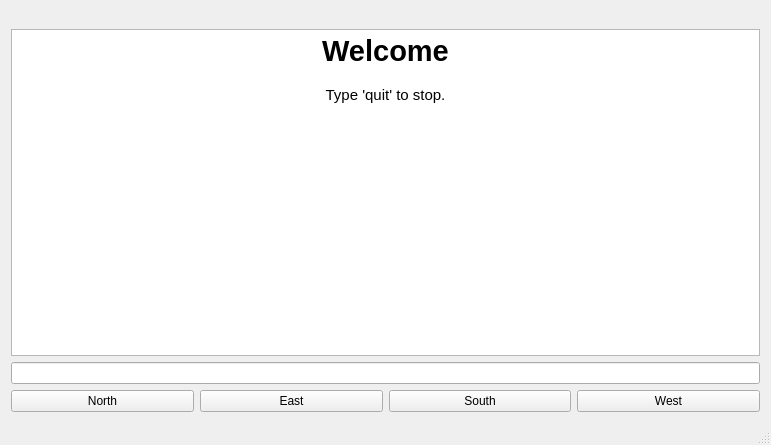
<?xml version="1.0" encoding="UTF-8"?>
<ui version="4.0">
 <class>MainWindow</class>
 <widget class="QMainWindow" name="MainWindow">
  <property name="geometry">
   <rect>
    <x>0</x>
    <y>0</y>
    <width>771</width>
    <height>445</height>
   </rect>
  </property>
  <property name="windowTitle">
   <string>Text Adventure</string>
  </property>
  <widget class="QWidget" name="centralWidget">
   <layout class="QVBoxLayout" name="verticalLayout">
    <property name="topMargin">
     <number>9</number>
    </property>
    <item>
     <widget class="QLabel" name="currentArea">
      <property name="text">
       <string/>
      </property>
     </widget>
    </item>
    <item>
     <widget class="QStackedWidget" name="stackedWidget">
      <property name="currentIndex">
       <number>0</number>
      </property>
      <widget class="QWidget" name="pageWorld">
       <layout class="QVBoxLayout" name="verticalLayout_5">
        <property name="leftMargin">
         <number>0</number>
        </property>
        <property name="topMargin">
         <number>0</number>
        </property>
        <property name="rightMargin">
         <number>0</number>
        </property>
        <property name="bottomMargin">
         <number>0</number>
        </property>
        <item>
         <widget class="QTextEdit" name="roomOutput">
          <property name="midLineWidth">
           <number>-4</number>
          </property>
          <property name="readOnly">
           <bool>true</bool>
          </property>
          <property name="html">
           <string>&lt;!DOCTYPE HTML PUBLIC &quot;-//W3C//DTD HTML 4.0//EN&quot; &quot;http://www.w3.org/TR/REC-html40/strict.dtd&quot;&gt;
&lt;html&gt;&lt;head&gt;&lt;meta name=&quot;qrichtext&quot; content=&quot;1&quot; /&gt;&lt;style type=&quot;text/css&quot;&gt;
p, li { white-space: pre-wrap; }
&lt;/style&gt;&lt;/head&gt;&lt;body style=&quot; font-family:'Ubuntu'; font-size:11pt; font-weight:400; font-style:normal;&quot;&gt;
&lt;p align=&quot;center&quot; style=&quot; margin-top:18px; margin-bottom:12px; margin-left:0px; margin-right:0px; -qt-block-indent:0; text-indent:0px;&quot;&gt;&lt;span style=&quot; font-size:22pt; font-weight:600;&quot;&gt;Welcome&lt;/span&gt;&lt;/p&gt;
&lt;p align=&quot;center&quot; style=&quot; margin-top:18px; margin-bottom:12px; margin-left:0px; margin-right:0px; -qt-block-indent:0; text-indent:0px;&quot;&gt;Type 'quit' to stop.&lt;/p&gt;&lt;/body&gt;&lt;/html&gt;</string>
          </property>
         </widget>
        </item>
        <item>
         <widget class="QLineEdit" name="worldInput"/>
        </item>
        <item>
         <layout class="QHBoxLayout" name="horizontalLayout_2">
          <property name="sizeConstraint">
           <enum>QLayout::SetDefaultConstraint</enum>
          </property>
          <item>
           <widget class="QPushButton" name="btnNorth">
            <property name="text">
             <string>North</string>
            </property>
           </widget>
          </item>
          <item>
           <widget class="QPushButton" name="btnEast">
            <property name="text">
             <string>East</string>
            </property>
           </widget>
          </item>
          <item>
           <widget class="QPushButton" name="btnSouth">
            <property name="text">
             <string>South</string>
            </property>
           </widget>
          </item>
          <item>
           <widget class="QPushButton" name="btnWest">
            <property name="text">
             <string>West</string>
            </property>
           </widget>
          </item>
         </layout>
        </item>
       </layout>
      </widget>
      <widget class="QWidget" name="pageInventory">
       <layout class="QVBoxLayout" name="verticalLayout_4">
        <property name="leftMargin">
         <number>0</number>
        </property>
        <property name="topMargin">
         <number>0</number>
        </property>
        <property name="rightMargin">
         <number>0</number>
        </property>
        <property name="bottomMargin">
         <number>0</number>
        </property>
        <item>
         <widget class="QSplitter" name="splitter">
          <property name="orientation">
           <enum>Qt::Horizontal</enum>
          </property>
          <widget class="QWidget" name="layoutWidget">
           <layout class="QVBoxLayout" name="verticalLayout_3">
            <item>
             <widget class="QLabel" name="label">
              <property name="text">
               <string>Nearby</string>
              </property>
             </widget>
            </item>
            <item>
             <widget class="QListView" name="areaInventory">
              <property name="editTriggers">
               <set>QAbstractItemView::NoEditTriggers</set>
              </property>
             </widget>
            </item>
           </layout>
          </widget>
          <widget class="QWidget" name="layoutWidget">
           <layout class="QVBoxLayout" name="verticalLayout_2">
            <item>
             <widget class="QLabel" name="label_2">
              <property name="styleSheet">
               <string notr="true"/>
              </property>
              <property name="text">
               <string>Inventory</string>
              </property>
             </widget>
            </item>
            <item>
             <widget class="QListView" name="playerInventory">
              <property name="editTriggers">
               <set>QAbstractItemView::NoEditTriggers</set>
              </property>
             </widget>
            </item>
            <item>
             <widget class="QTextEdit" name="itemDescription">
              <property name="readOnly">
               <bool>true</bool>
              </property>
             </widget>
            </item>
           </layout>
          </widget>
         </widget>
        </item>
        <item>
         <widget class="QLineEdit" name="invenInput"/>
        </item>
       </layout>
      </widget>
      <widget class="QWidget" name="page">
       <layout class="QHBoxLayout" name="horizontalLayout">
        <item>
         <layout class="QVBoxLayout" name="verticalLayout_6">
          <item>
           <widget class="QLabel" name="lblPersonName">
            <property name="text">
             <string>Person</string>
            </property>
           </widget>
          </item>
          <item>
           <widget class="QPlainTextEdit" name="txtPersonOutput"/>
          </item>
          <item>
           <widget class="QPushButton" name="btnPerson2World">
            <property name="text">
             <string>Back</string>
            </property>
           </widget>
          </item>
         </layout>
        </item>
        <item>
         <widget class="QListView" name="lstPersonInput"/>
        </item>
       </layout>
      </widget>
     </widget>
    </item>
   </layout>
  </widget>
  <widget class="QMenuBar" name="menuBar">
   <property name="geometry">
    <rect>
     <x>0</x>
     <y>0</y>
     <width>771</width>
     <height>25</height>
    </rect>
   </property>
  </widget>
  <widget class="QStatusBar" name="statusBar"/>
 </widget>
 <layoutdefault spacing="6" margin="11"/>
 <tabstops>
  <tabstop>worldInput</tabstop>
  <tabstop>roomOutput</tabstop>
  <tabstop>invenInput</tabstop>
 </tabstops>
 <resources/>
 <connections/>
</ui>
